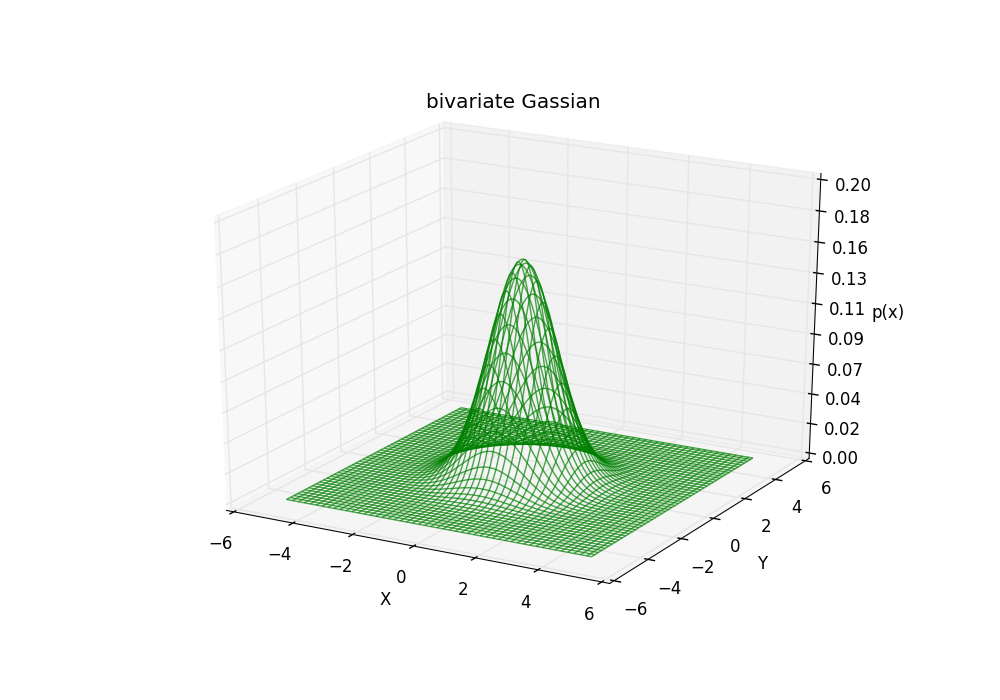

Source code (Python):
import numpy as np
from matplotlib import pyplot as plt
from matplotlib.mlab import bivariate_normal
from mpl_toolkits.mplot3d import Axes3D

fig = plt.figure(figsize=(10, 7))
ax = fig.gca(projection='3d')
x = np.linspace(-5, 5, 200)
y = x
X,Y = np.meshgrid(x, y)
Z = bivariate_normal(X, Y)
surf = ax.plot_wireframe(X, Y, Z, rstride=4, cstride=4, color='g', alpha=0.7)

ax.set_zlim(0, 0.2)

ax.zaxis.set_major_locator(plt.LinearLocator(10))
ax.zaxis.set_major_formatter(plt.FormatStrFormatter('%.02f'))

ax.set_xlabel('X')
ax.set_ylabel('Y')
ax.set_zlabel('p(x)')

plt.title('bivariate Gassian')

plt.show()
